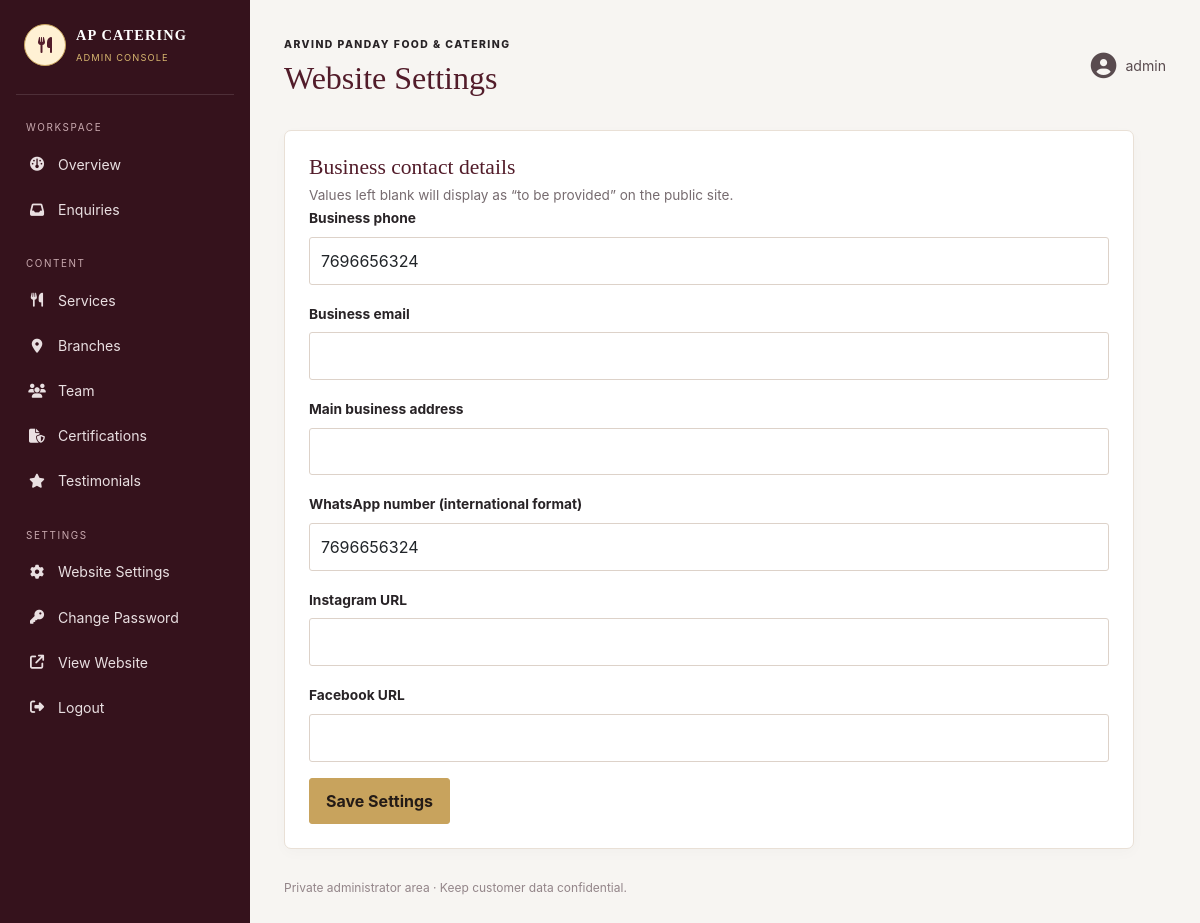
Screenshot of /admin/settings (signed in) with the database file from the repository.
### app.py (models this page shows, shortened)
class Admin(UserMixin, db.Model):
    id = db.Column(db.Integer, primary_key=True)
    username = db.Column(db.String(80), unique=True, nullable=False)
    password_hash = db.Column(db.String(255), nullable=False)
    created_at = db.Column(db.DateTime, default=datetime.utcnow, nullable=False)

class SiteSetting(db.Model):
    id = db.Column(db.Integer, primary_key=True)
    key = db.Column(db.String(100), unique=True, nullable=False)
    value = db.Column(db.Text, nullable=False, default="")

### app.py (the view, shortened to what this page needs)
@app.route("/admin/settings", methods=["GET", "POST"])
@admin_required
def admin_settings():
    keys = ["business_phone", "business_email", "business_address", "whatsapp_number", "instagram_url", "facebook_url"]
    settings = {s.key: s.value for s in SiteSetting.query.filter(SiteSetting.key.in_(keys)).all()}
    return render_template("admin/settings.html", settings=settings)

### app.py (called while the page is built)
@login_manager.user_loader
def load_user(user_id):
    return db.session.get(Admin, int(user_id))

def admin_required(view):
    @wraps(view)
    @login_required
    def wrapped(*args, **kwargs):
        return view(*args, **kwargs)
    return wrapped

@app.context_processor
def inject_site_settings():
    settings = {s.key: s.value for s in SiteSetting.query.all()} if app.config.get("SQLALCHEMY_DATABASE_URI") else {}
    return {"site_settings": settings, "current_year": datetime.now().year}

### templates/admin/settings.html
{% extends "admin/base_admin.html" %}{% block title %}Website Settings{% endblock %}{% block heading %}Website Settings{% endblock %}
{% block content %}<div class="admin-panel form-panel-admin"><h2>Business contact details</h2><p>Values left blank will display as “to be provided” on the public site.</p><form method="post"><input type="hidden" name="csrf_token" value="{{ csrf_token() }}">{% for key,label in [('business_phone','Business phone'),('business_email','Business email'),('business_address','Main business address'),('whatsapp_number','WhatsApp number (international format)'),('instagram_url','Instagram URL'),('facebook_url','Facebook URL')] %}<div class="mb-3"><label class="form-label" for="{{ key }}">{{ label }}</label><input class="form-control" id="{{ key }}" name="{{ key }}" value="{{ settings.get(key,'') }}"></div>{% endfor %}<button class="btn btn-gold">Save Settings</button></form></div>{% endblock %}

### templates/admin/base_admin.html
<!doctype html><html lang="en"><head><meta charset="utf-8"><meta name="viewport" content="width=device-width, initial-scale=1"><title>{% block title %}Admin{% endblock %} | Arvind Panday</title><link href="https://cdn.jsdelivr.net/npm/bootstrap@5.3.3/dist/css/bootstrap.min.css" rel="stylesheet"><link href="https://cdnjs.cloudflare.com/ajax/libs/font-awesome/6.5.2/css/all.min.css" rel="stylesheet"><link href="{{ url_for('static', filename='css/admin.css') }}" rel="stylesheet"></head><body class="admin-body"><aside class="admin-sidebar"><a class="admin-brand" href="{{ url_for('admin_dashboard') }}"><span class="brand-mark"><i class="fa-solid fa-utensils"></i></span><span><strong>AP CATERING</strong><small>ADMIN CONSOLE</small></span></a><div class="sidebar-label">WORKSPACE</div><a href="{{ url_for('admin_dashboard') }}"><i class="fa-solid fa-gauge"></i> Overview</a><a href="{{ url_for('admin_enquiries') }}"><i class="fa-solid fa-inbox"></i> Enquiries</a><div class="sidebar-label">CONTENT</div><a href="{{ url_for('manage_catalog', catalog='services') }}"><i class="fa-solid fa-utensils"></i> Services</a><a href="{{ url_for('manage_catalog', catalog='branches') }}"><i class="fa-solid fa-location-dot"></i> Branches</a><a href="{{ url_for('manage_catalog', catalog='team') }}"><i class="fa-solid fa-users"></i> Team</a><a href="{{ url_for('manage_catalog', catalog='certifications') }}"><i class="fa-solid fa-file-shield"></i> Certifications</a><a href="{{ url_for('manage_catalog', catalog='testimonials') }}"><i class="fa-solid fa-star"></i> Testimonials</a><div class="sidebar-label">SETTINGS</div><a href="{{ url_for('admin_settings') }}"><i class="fa-solid fa-gear"></i> Website Settings</a><a href="{{ url_for('admin_password') }}"><i class="fa-solid fa-key"></i> Change Password</a><a href="{{ url_for('home') }}" target="_blank"><i class="fa-solid fa-arrow-up-right-from-square"></i> View Website</a><form method="post" action="{{ url_for('admin_logout') }}" class="logout-form"><input type="hidden" name="csrf_token" value="{{ csrf_token() }}"><button><i class="fa-solid fa-right-from-bracket"></i> Logout</button></form></aside><main class="admin-main"><header class="admin-topbar"><div><span class="topbar-kicker">ARVIND PANDAY FOOD & CATERING</span><h1>{% block heading %}Dashboard{% endblock %}</h1></div><div class="admin-user"><i class="fa-solid fa-circle-user"></i><span>{{ current_user.username }}</span></div></header>{% with messages = get_flashed_messages(with_categories=true) %}{% if messages %}{% for category,message in messages %}<div class="alert alert-{{ 'danger' if category == 'error' else 'success' }}">{{ message }}</div>{% endfor %}{% endif %}{% endwith %}{% block content %}{% endblock %}<footer class="admin-footer">Private administrator area · Keep customer data confidential.</footer></main><script src="https://cdn.jsdelivr.net/npm/bootstrap@5.3.3/dist/js/bootstrap.bundle.min.js"></script></body></html>

### static/css/admin.css (style rules this page uses)
:root { --maroon:#521c2a;--deep:#35121c;--gold:#c8a35d;--cream:#faf5eb;--ink:#282326;--muted:#776c70;--line:#e9e0d6 }
body { font-family:Inter,system-ui,-apple-system,"Segoe UI",sans-serif;color:var(--ink) }
.admin-body { background:#f7f5f2 }
.admin-sidebar { position:fixed;inset:0 auto 0 0;width:250px;background:var(--deep);padding:24px 16px;color:#fff;overflow-y:auto;z-index:10 }
.admin-brand { display:flex;align-items:center;gap:10px;color:#fff;text-decoration:none;padding:0 8px 28px;border-bottom:1px solid rgba(255,255,255,.12) }
.admin-brand strong { display:block;font-family:Georgia,serif;letter-spacing:.08em;font-size:.9rem }
.admin-brand small { display:block;color:#d7b66f;letter-spacing:.12em;font-size:.58rem;margin-top:4px }
.brand-mark { display:grid;place-items:center;width:42px;height:42px;border-radius:50%;background:#fff1d4;color:var(--maroon);border:1px solid var(--gold);flex-shrink:0 }
.sidebar-label { font-size:.62rem;letter-spacing:.16em;color:#c9a9af;margin:25px 10px 8px }
.admin-sidebar>a:not(.admin-brand),.logout-form button { display:flex;align-items:center;gap:12px;padding:11px 12px;color:#e9dfe1;text-decoration:none;border-radius:4px;font-size:.88rem;margin:2px 0 }
.admin-sidebar a i,.logout-form i { width:18px;text-align:center }
.logout-form button { border:0;background:none;width:100%;text-align:left }
.admin-main { margin-left:250px;padding:30px 34px;min-height:100vh }
.admin-topbar { display:flex;align-items:center;justify-content:space-between;margin-bottom:28px }
.topbar-kicker { font-size:.65rem;letter-spacing:.14em;color:var(--gold-dark);font-weight:800 }
.admin-topbar h1 { font-family:Georgia,serif;font-size:2rem;color:var(--maroon);margin:.3rem 0 }
.admin-user { display:flex;align-items:center;gap:9px;color:#594b4f;font-size:.88rem }
.admin-user i { font-size:1.6rem;color:var(--gold-dark) }
.admin-panel { background:#fff;border:1px solid var(--line);border-radius:7px;padding:24px;box-shadow:0 4px 14px rgba(53,18,28,.025) }
.admin-panel h2,.panel-heading h2 { font-family:Georgia,serif;color:var(--maroon);font-size:1.35rem;margin-bottom:4px }
.panel-heading p,.admin-panel>p { color:var(--muted);font-size:.85rem;margin-bottom:0 }
.btn-gold { background:var(--gold);border-color:var(--gold);color:#241b16;font-weight:700;border-radius:3px;padding:.65rem 1rem }
.admin-footer { font-size:.75rem;color:#938589;margin-top:30px }
.form-panel-admin { max-width:850px }
.form-panel-admin .form-label { font-weight:700;font-size:.86rem }
.form-control,.form-select { border-radius:3px;padding:.68rem;border-color:#ddd2c9 }

### rows the page displays
Admin: username "admin"
SiteSetting: business_phone "7696656324"
SiteSetting: whatsapp_number "7696656324"

### other values shown
{{ label }} "Business phone" "Business email" "Main business address" "WhatsApp number (international format)" "Instagram URL" "Facebook URL"
